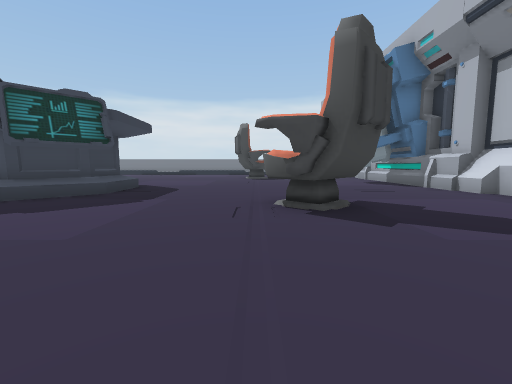
[1] (above)

23 first-person views from a walk through a 3-D level made in the Unity game engine. The camera is 1.3 m above the floor, tilts 6° down and sees 90° across. The floor is counted in squares, 2 m on a side. Each view is taken from the middle of a square. On the plan, view 1 faces up. The plan holds only what a view shows up to about 9 squares ahead; the rest is blank. The place goes on beyond the plan.

[2]
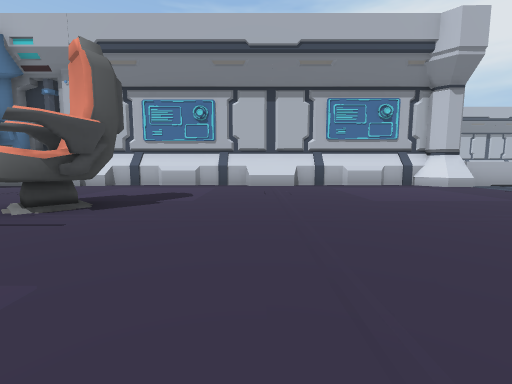

[3]
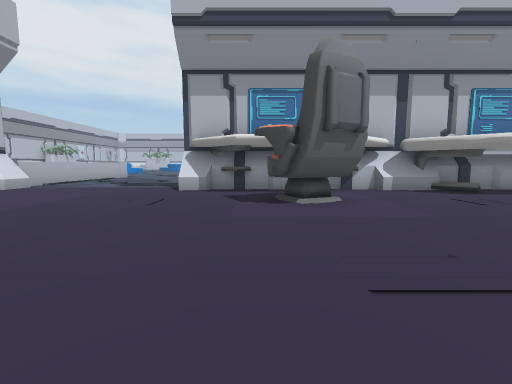

[4]
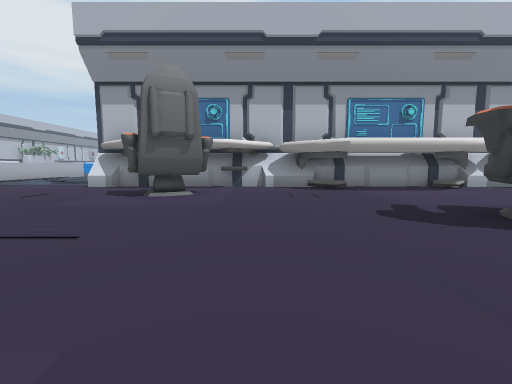

[5]
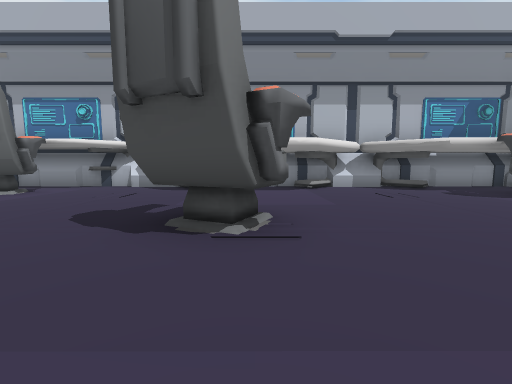

[6]
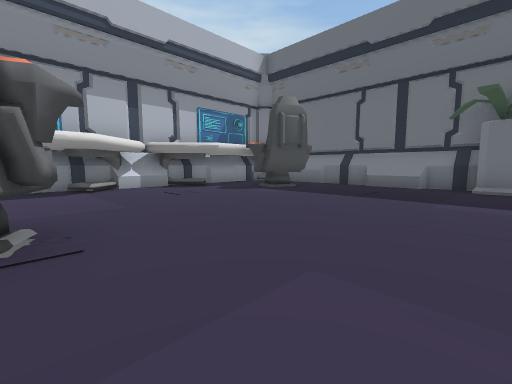

[7]
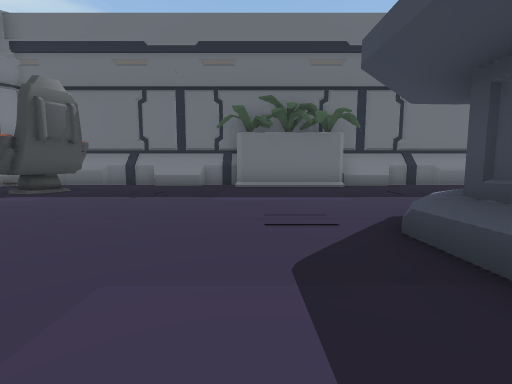

[8]
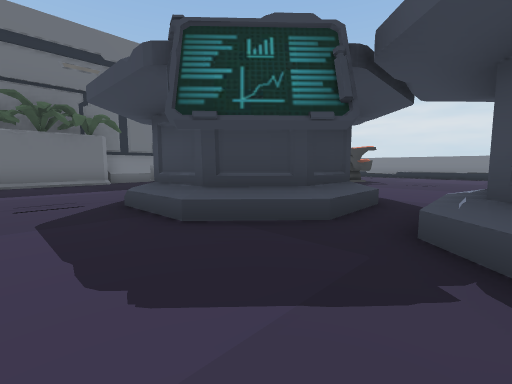

[9]
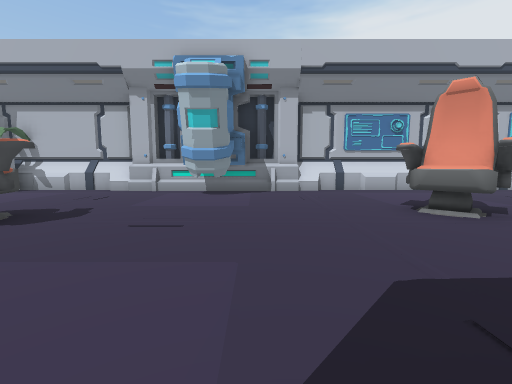

[10]
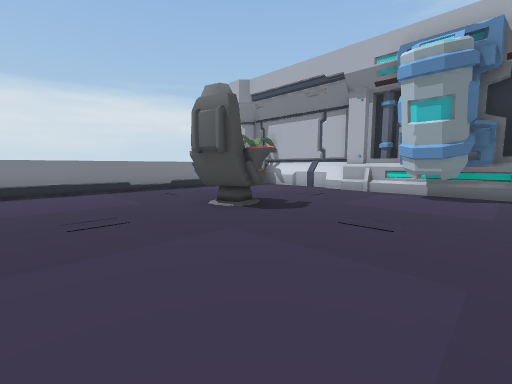

[11]
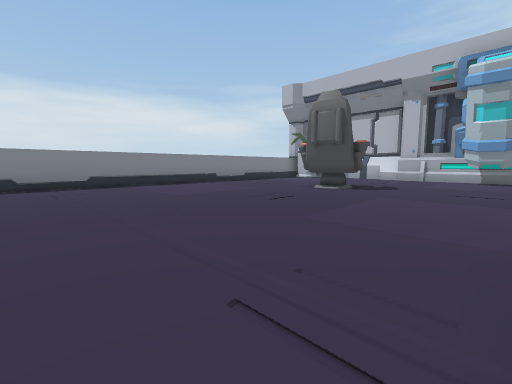

[12]
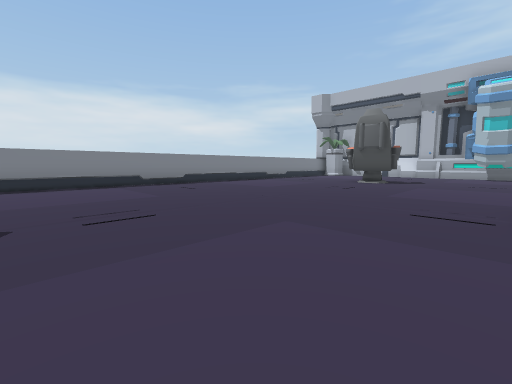

[13]
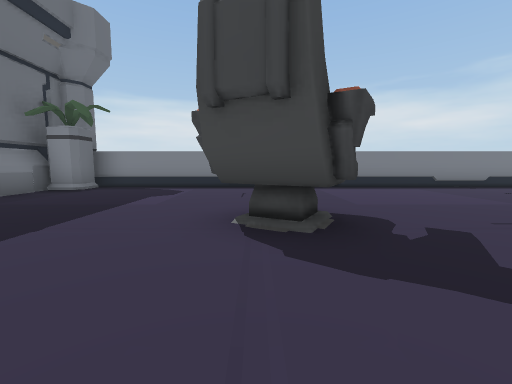

[14]
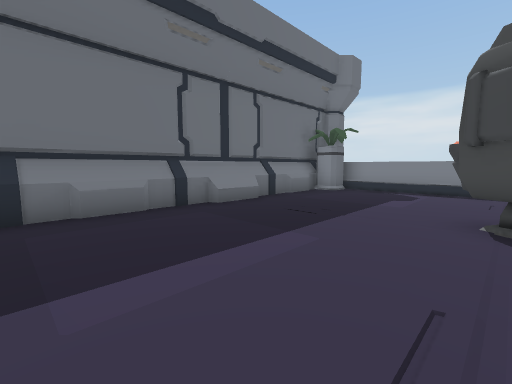

[15]
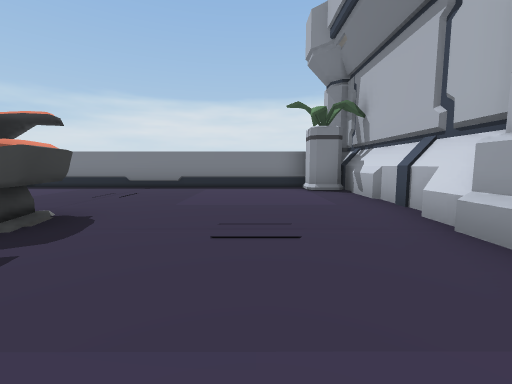

[16]
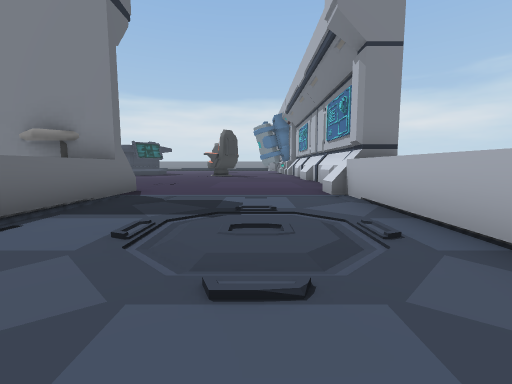

[17]
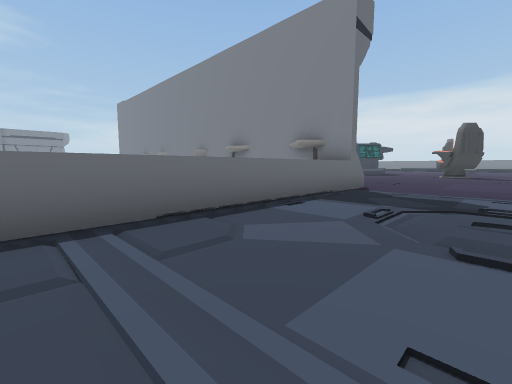

[18]
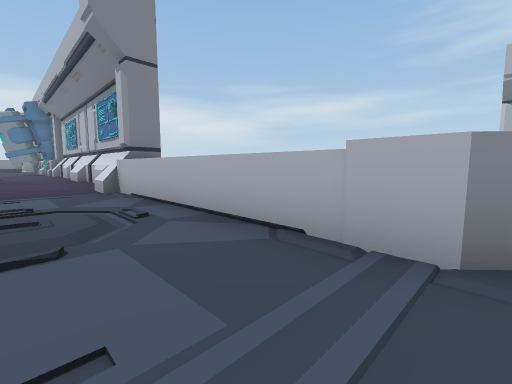

[19]
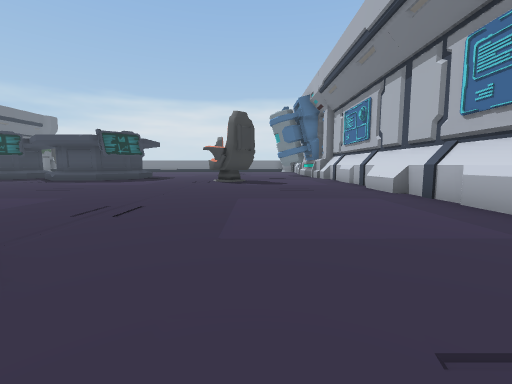

[20]
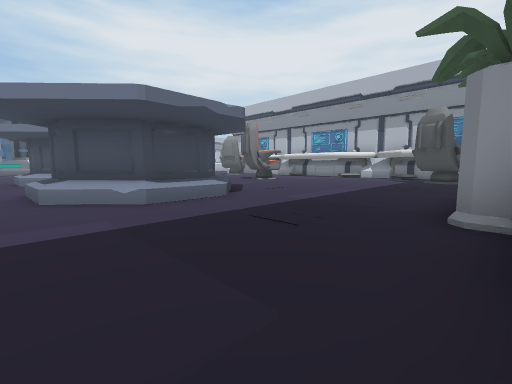

[21]
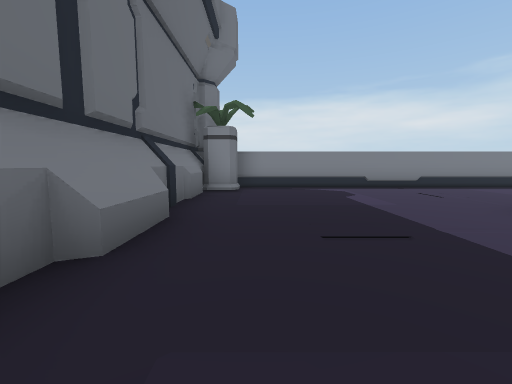

[22]
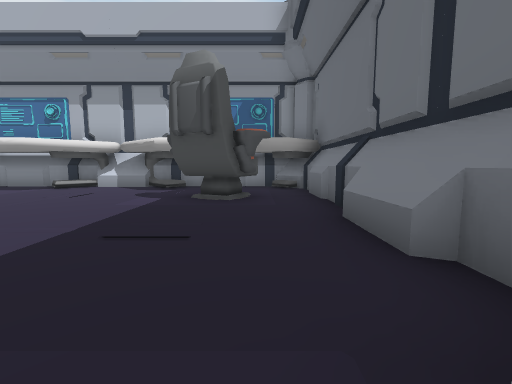

[23]
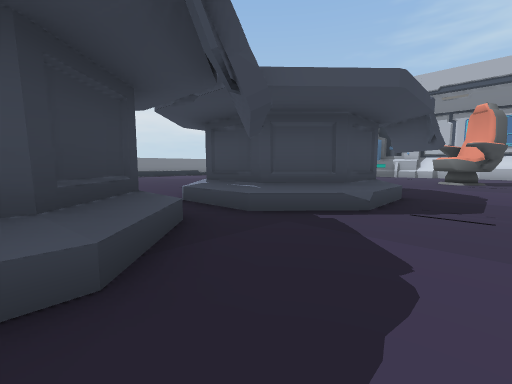

### Floor plan
Key: @ floor where view 1 was taken; # wall or solid block; . floor; / step, stairs or slope; ^ raised ledge; C chair.
Columns run from 18 left of view 1 to 6 right of it. Each row starts with its distance up from view 1.
 18  #######################
 17 ##.....................##
 16 #.......................#
 15 #.......................#
 14 #.......................#
 13 ##....##..........C....##
 12 ##................C....#
 11 #......................#
 10 #.....................##
  9 #.....................##
  8 #...../##...##/........#
  7 ##....####.## #........##
  6 ##....####.####........##
  5  #..../##...##.....#....#
  4  #.................#....#
  3 ##......................#
  2 #.......................#
  1 ##.....................##
  0 ##.......##.......@....##
 -1 #.......................#
 -2 #.##...........#........#
 -3 #..#...........#........#
 -4 ##......................#
 -5  ##################....##
 -6                   ^....^
 -7                   ^....#
 -8                   ^././#
 -9                   ^.///#
-10                   ^....#
-11                   ^....^
-12                   ^....#

Positions as (right, up) in squares from view 1, and headings:
1: (0, 0), facing up
2: (-3, 1), facing right
3: (-2, 2), facing down
4: (-5, 3), facing down
5: (-9, 3), facing down
6: (-9, 3), facing down-left
7: (-9, 3), facing left
8: (-7, 3), facing up-left
9: (-4, 8), facing right
10: (-4, 8), facing up-right
11: (-7, 9), facing up-right
12: (-10, 9), facing up-right
13: (-12, 10), facing up
14: (-12, 8), facing up-left
15: (3, 10), facing up
16: (3, -11), facing up
17: (3, -12), facing up-left
18: (3, -12), facing up-right
19: (2, -6), facing up
20: (-17, 9), facing down-right
21: (-16, 10), facing up
22: (-16, 3), facing down
23: (-10, 3), facing up-right
